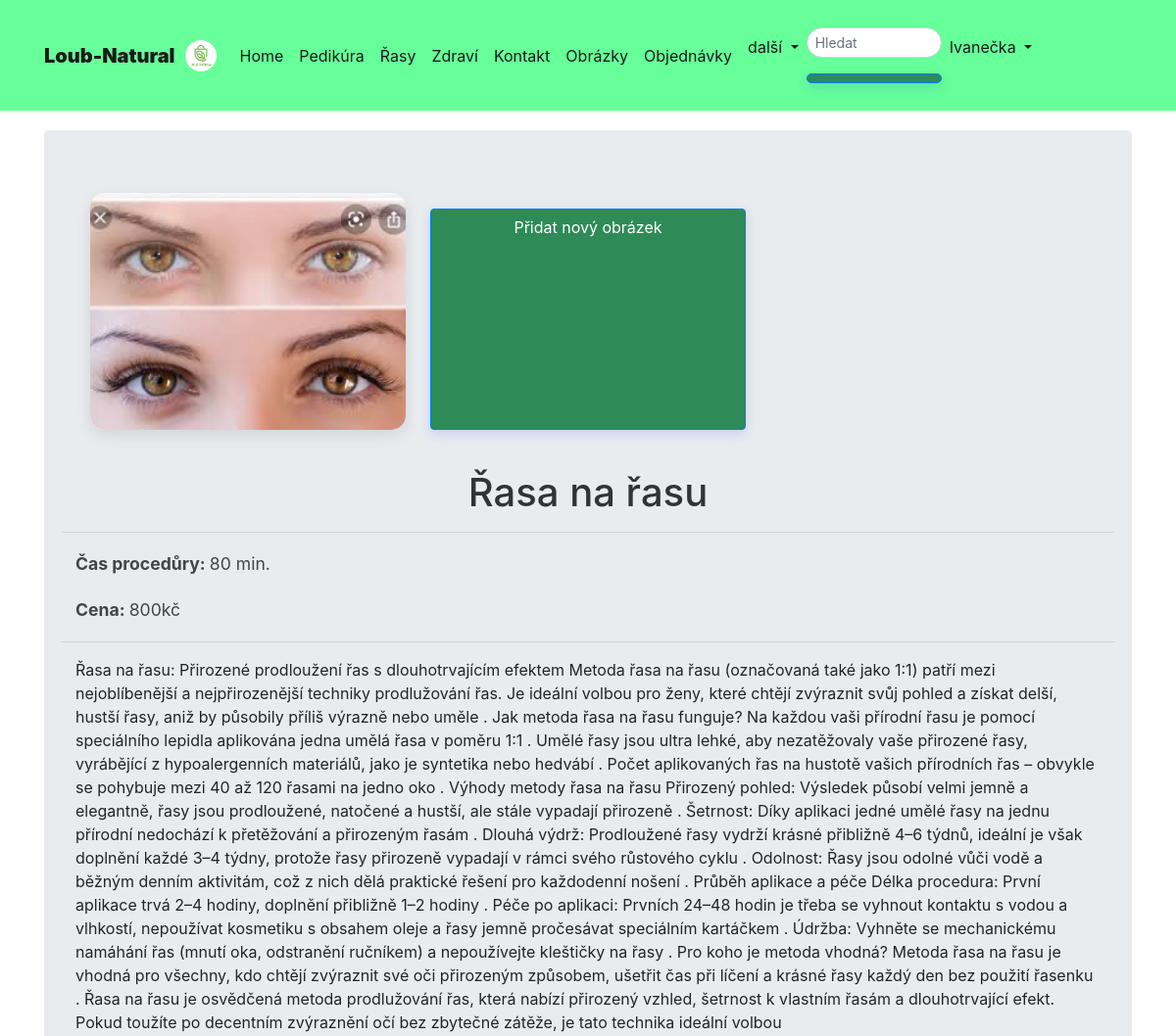
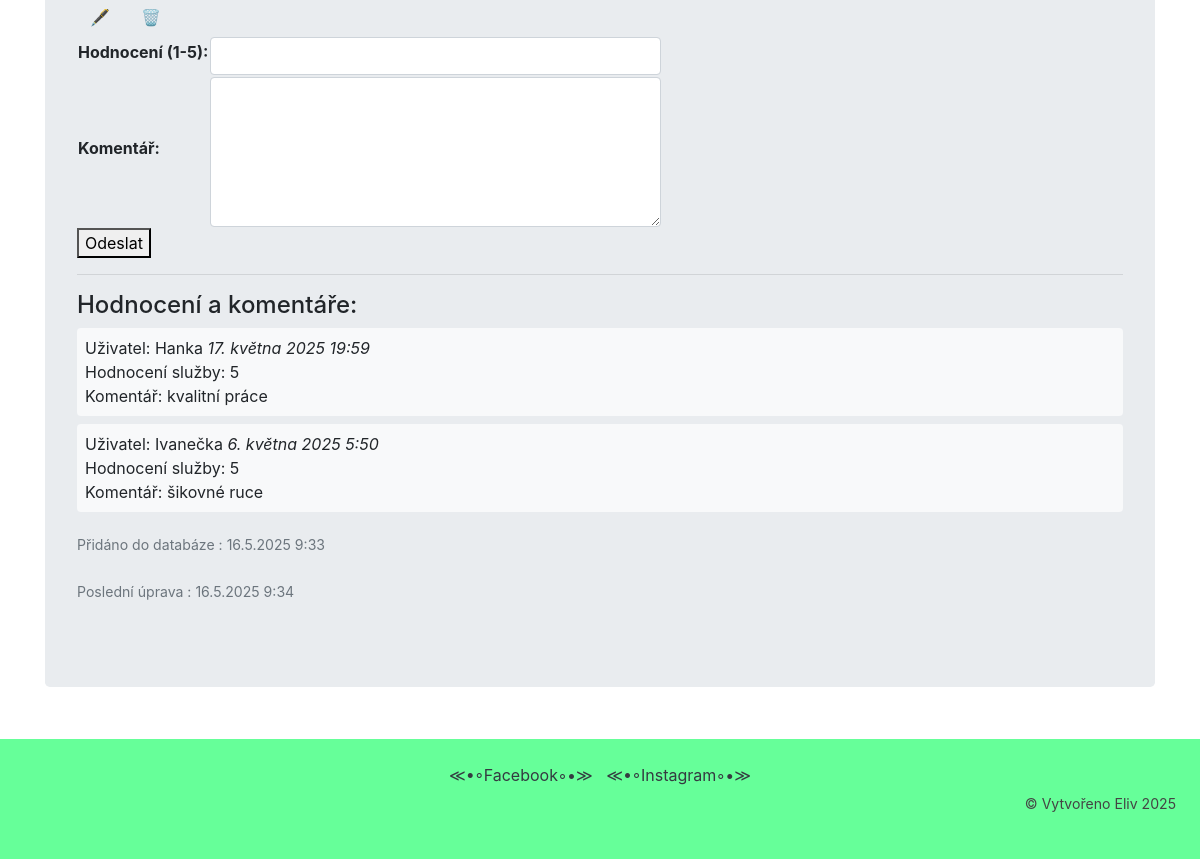
/eyelash/3/ (signed in), run on the app's committed database (2 pictures, top to bottom).
### viewer/models.py (models this page shows, shortened)
class Image(Model):
    image = ImageField(upload_to='images/')
    pedikura = ForeignKey(Pedikura, on_delete=SET_NULL, null=True, blank=True, related_name='images')
    rasy = ForeignKey(Rasy, on_delete=SET_NULL, null=True, blank=True, related_name='images')
    zdravi = ForeignKey(Zdravi, on_delete=SET_NULL, null=True, blank=True, related_name='images')
    contact = ForeignKey(Contact, on_delete=SET_NULL, null=True, blank=True, related_name='images')
    order = models.BooleanField(default=False, verbose_name="Zobrazit na order strance")
    is_home = models.BooleanField(default=False, verbose_name="Zobrazit na home stránce")
    pedikura1 = models.BooleanField( default=False, verbose_name="Zobrazit na stránce Pedikura")
    rasy1 = models.BooleanField(default=False, verbose_name="Zobrazit na stránce Řasy")
    zdravi1 = models.BooleanField(default=False, verbose_name="Zobrazit na stránce Zdraví")
    contact1 = models.BooleanField(default=False, verbose_name="Zobrazit na stránce Kontakt")

class Rasy(Model):
    name = CharField(max_length=30, null=False, blank=False, unique=True)
    procedure_time = IntegerField(null=False, blank=False, default=0)
    description = TextField(max_length=5000, null=True, blank=True)
    price = IntegerField(null=False, blank=False)
    created = DateTimeField(auto_now_add=True)
    updated = DateTimeField(auto_now=True)
    class Meta:
        ordering = ['name']
        verbose_name_plural = "Řasy"

class BaseReview(Model):
    user = ForeignKey(User, on_delete=SET_NULL, null=True, blank=False, related_name='%(class)s_reviews')
    rating = IntegerField(null=True, blank=True)
    comment = TextField(max_length=5000, null=True, blank=True)
    created = DateTimeField(auto_now_add=True)
    updated = DateTimeField(auto_now=True)
    class Meta:
        abstract = True
        ordering = ['-updated']

class RasyReview(BaseReview):
    rasy = ForeignKey(Rasy, on_delete=CASCADE, null=False, blank=False, related_name='reviews')
    @property
    def review(self):
        return self.user
    class Meta:
        ordering = ['-updated']
        unique_together = ['rasy', 'user']

### viewer/views.py (the view, shortened to what this page needs)
# urls.py: path('eyelash/<int:pk>/', EyelashDetailView.as_view(), name="eyelash_detail"),
class EyelashDetailView(DetailView):
    template_name = 'eyelash.html'
    model = Rasy
    context_object_name = 'eyelash_detail'
    def get_context_data(self, **kwargs):
        context = super().get_context_data(**kwargs)
        if self.request.user.is_authenticated:
            context['review_form'] = RasyReviewForm()
            context['reviews'] = self.object.reviews.all()
        return context

### viewer/forms.py
class RasyReviewForm(BaseReviewForm):
    class Meta:
        model = RasyReview
        fields = ['rating', 'comment']

### viewer/templates/eyelash.html (shortened to what this page needs)
{% extends 'base.html' %}
{% block content %}
<div class="container-fluid">
    <div class="home-container">
        {% for image in eyelash_detail.images.all %}
        <div class="image-item">
            <a href="{% url 'image' pk=image.id %}">
                <img src="{{ image.image.url }}" alt="{{ image.name }}">
            </a>
        </div>
        {% empty %}
        <p class="no-images">Zatím zde nejsou žádné obrázky.</p>
        {% endfor %}
        {% if user.is_authenticated and perms.viewer.add_image %}
        <a href="{% url 'image_create' %}?next={% url 'eyelash_detail' eyelash_detail.id %}" class="btn btn-primary">Přidat nový obrázek</a>
        {% endif %}
    </div>
</div>
<h1 class="display-5">{{ eyelash_detail.name }}</h1>
<hr class="row">
<div class="col-md-16">
    <p><strong>Čas procedůry: </strong> {{ eyelash_detail.procedure_time }} min.
    <p><strong>Cena: </strong> {{ eyelash_detail.price }}kč</p>
    <hr class="row">
    <div>{{eyelash_detail.description }}</div>
</div>
<div>
{% if perms.viewer.change_rasy %}
    <a href="{% url 'eyelash_update' eyelash_detail.id %}" class="btn">🖋️</a>
{% endif %}
{% if perms.viewer.delete_rasy %}
    <a href="{% url 'eyelash_delete' eyelash_detail.id %}" class="btn">🗑️</a>
{% endif %}
</div>
{% if request.user.is_authenticated %}
    <form action="" method="post">
        <table>{{ review_form.as_table }}</table>
        <button type="submit">Odeslat</button>
    </form>
    <hr>
    <h4>Hodnocení a komentáře:</h4>
    {% for review in reviews %}
        <div class="bg-light rounded mt-2 p-2 position-relative">
            <span>Uživatel: {{ review.review }}</span>
            <span class="font-italic">{{ review.created }}</span>
            <div>
                Hodnocení služby: {{ review.rating }}
            </div>
            <div>
                Komentář: {{ review.comment }}
            </div>
        </div>
    {% empty %}
        <p>Zatím nikdo nehodnotil</p>
    {% endfor %}
{% else %}
    <p>Pro přidání hodnocení se prosím <a href="{% url 'login' %}">přihlaste</a> nebo se <a href="{% url 'register' %}">zaregistrujte</a>.</p>
{% endif %}
<div>
    {% if request.user.is_authenticated %}
        <p class="mt3"><small class="text-muted">Přidáno do databáze : {{ eyelash_detail.created|date:"j.n.Y G:i"}}</small></p>
        <p class="mt2"><small class="text-muted">Poslední úprava : {{ eyelash_detail.updated|date:"j.n.Y G:i" }}</small></p>
    {% endif %}
</div>
{% endblock %}

### templates/navbar.html (shortened to what this page needs)
{% load static %}
<nav class="navbar navbar-expand-lg navbar-light shadow-sm">
    <div class="container">
        <a class="navbar-brand d-flex align-items-center" href="/">
            <b class="me-2">Loub-Natural</b>
            <img src="{% static 'image/cunik-logo.jpg' %}" alt="Logo" class="rounded-circle" style="height: 32px">
        </a>
        <div class="collapse navbar-collapse" id="navbarContent">
            <ul class="navbar-nav me-auto mb-2 mb-lg-0">
                <li class="nav-item">
                    <a class="nav-link hover-underline" href="{% url 'home' %}">Home</a>
                </li>
                <li class="nav-item">
                    <a class="nav-link hover-underline" href="{% url 'pedicure' %}">Pedikúra</a>
                </li>
                <li class="nav-item">
                    <a class="nav-link hover-underline" href="{% url 'eyelash' %}">Řasy</a>
                </li>
                <li class="nav-item">
                    <a class="nav-link hover-underline" href="{% url 'health' %}">Zdraví</a>
                </li>
                <li class="nav-item">
                    <a class="nav-link hover-underline" href="{% url 'contact' %}">Kontakt</a>
                </li>
                <li class="nav-item">
                    <a class="nav-link hover-underline" href="{% url 'images' %}">Obrázky</a>
                </li>
                {% if user.is_authenticated %}
                <li class="nav-item">
                    <a class="nav-link hover-underline" href="{% url 'order_list' %}">Objednávky</a>
                </li>
                {% endif %}
            </ul>
            <ul class="navbar-nav ms-auto">
                <li class="nav-item dropdown">
                    <a class="nav-link dropdown-toggle" href="#" id="navbarDropdown" role="button"
                       data-bs-toggle="dropdown" aria-expanded="false">
                        další
                    </a>
                </li>
                <li class="nav-item">
                    <form method="post" action="/search/" class="d-flex">
                        <div class="input-group">
                            <input class="form-control form-control-sm rounded-pill" type="text" name="search"
                                   placeholder="Hledat" style="width: 120px;">
                            <button class="btn btn-sm btn-primary rounded-pill ms-1" type="submit">
                            </button>
                        </div>
                    </form>
                </li>
                <li class="nav-item dropdown ms-2">
                    {% if user.is_authenticated %}
                    <a class="nav-link dropdown-toggle" href="#" data-bs-toggle="dropdown">
                        <span>{{ user.username }}</span>
                    </a>
                    {% endif %}
                </li>
            </ul>
        </div>
    </div>
</nav>

### static/css/uprava.css (style rules this page uses)
:root { --primary-green: #66FF99; --dark-green: #2E8B57; --hover-green: #3CB371; --text-dark: #1a1a1a; --text-light: #ffffff; --error-red: #ff4444; --border-gray: #e0e0e0; }
:root { --transition-speed: 0.3s; }
.navbar { background-color: var(--primary-green) !important; padding: 1rem; box-shadow: 0 2px 10px rgba(0,0,0,0.1); transition: all var(--transition-speed) ease; }
.navbar-brand { font-weight: 600; color: #66FF99 !important; }
.navbar-brand img { margin-left: 10px; }
.nav-link { color: white !important; padding: 0.5rem 1rem; }
.form-control { border-radius: 20px; border: 1px solid rgba(255,255,255,0.5); background: rgba(255,255,255,0.2); color: white; }
.form-control::placeholder { color: rgba(255,255,255,0.7); }
.nav-link { color: var(--text-dark) !important; }
.navbar-brand { color: var(--text-dark) !important; }
.btn-primary, .login-btn { width: 100%; padding: 1rem; background-color: var(--dark-green) !important; color: var(--text-light) !important; border: none; border-radius: 12px; font-size: 1.1rem; font-weight: 600; cursor: pointer; transition: all 0.3s ease; margin-top: 1rem; }
.container { max-width: 1200px; margin: 0 auto; padding: 20px; }
h1 { font-size: 2.5rem; color: #333; margin-bottom: 30px; text-align: center; }
.home-container { display: grid; grid-template-columns: repeat(auto-fill, minmax(300px, 1fr)); gap: 25px; margin-bottom: 40px; }
.image-item { position: relative; border-radius: 15px; overflow: hidden; box-shadow: 0 5px 15px rgba(0,0,0,0.1); transition: transform 0.3s ease, box-shadow 0.3s ease; background: white; aspect-ratio: 4/3; }
.image-item img { width: 100%; height: 100%; object-fit: cover; transition: transform 0.5s ease; }
.btn-primary { background: #2563eb; color: white; padding: 12px 24px; border-radius: 8px; text-decoration: none; display: inline-block; transition: all 0.2s ease; font-weight: 500; border: none; box-shadow: 0 4px 12px rgba(37, 99, 235, 0.2); }
p { line-height: 1.8; color: #444; font-size: 1.1rem; margin-top: 30px; }
.btn { transition: all 0.2s ease; }
.btn { padding: 0.5rem 1rem; border-radius: 4px; text-decoration: none; }
.btn-primary { background-color: #007bff; color: white; }
textarea.form-control { min-height: 150px; }

### data on the page
Image: image (picture)
Rasy: name "Řasa na řasu", procedure_time "80", price "800", description "Řasa na řasu: Přirozené prodloužení řas s dlouhotrvajícím efektem Metoda řasa na řasu (označovaná také jako 1:1) patří mezi nejoblíbenější a nejpřirozenější techniky prodlužování řas. Je ideální volbou pro ženy, které chtějí zvýraznit svůj pohled a získat delší, hustší řasy, aniž by působily příliš výrazně nebo uměle . Jak metoda řasa na řasu funguje? Na každou vaši přírodní řasu je pomocí speciálního lepidla aplikována jedna umělá řasa v poměru 1:1 . Umělé řasy jsou ultra lehké, aby nezatěžovaly vaše přirozené řasy, vyrábějící z hypoalergenních materiálů, jako je syntetika nebo hedvábí . Počet aplikovaných řas na hustotě vašich přírodních řas – obvykle se pohybuje mezi 40 až 120 řasami na…", created "16.5.2025 9:33", updated "16.5.2025 9:34"
RasyReview: review "Hanka", created "17. května 2025 19:59", rating "5", comment "kvalitní práce"
RasyReview: review "Ivanečka", created "6. května 2025 5:50", rating "5", comment "šikovné ruce"

### other printed values
{{ user.username }} "Ivanečka"
